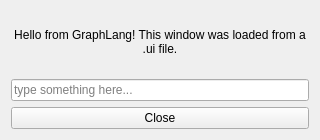
<?xml version="1.0" encoding="UTF-8"?>
<ui version="4.0">
 <class>GraphLangDemoWindow</class>
 <widget class="QWidget" name="GraphLangDemoWindow">
  <property name="geometry">
   <rect>
    <x>0</x>
    <y>0</y>
    <width>320</width>
    <height>140</height>
   </rect>
  </property>
  <property name="windowTitle">
   <string>GraphLang Demo.Python.UiLoad</string>
  </property>
  <layout class="QVBoxLayout" name="verticalLayout">
   <item>
    <widget class="QLabel" name="helloLabel">
     <property name="text">
      <string>Hello from GraphLang! This window was loaded from a .ui file.</string>
     </property>
     <property name="alignment">
      <set>Qt::AlignCenter</set>
     </property>
     <property name="wordWrap">
      <bool>true</bool>
     </property>
    </widget>
   </item>
   <item>
    <widget class="QLineEdit" name="nameLineEdit">
     <property name="placeholderText">
      <string>type something here...</string>
     </property>
    </widget>
   </item>
   <item>
    <widget class="QPushButton" name="closeButton">
     <property name="text">
      <string>Close</string>
     </property>
    </widget>
   </item>
  </layout>
 </widget>
 <resources/>
 <connections>
  <connection>
   <sender>closeButton</sender>
   <signal>clicked()</signal>
   <receiver>GraphLangDemoWindow</receiver>
   <slot>close()</slot>
  </connection>
 </connections>
</ui>
